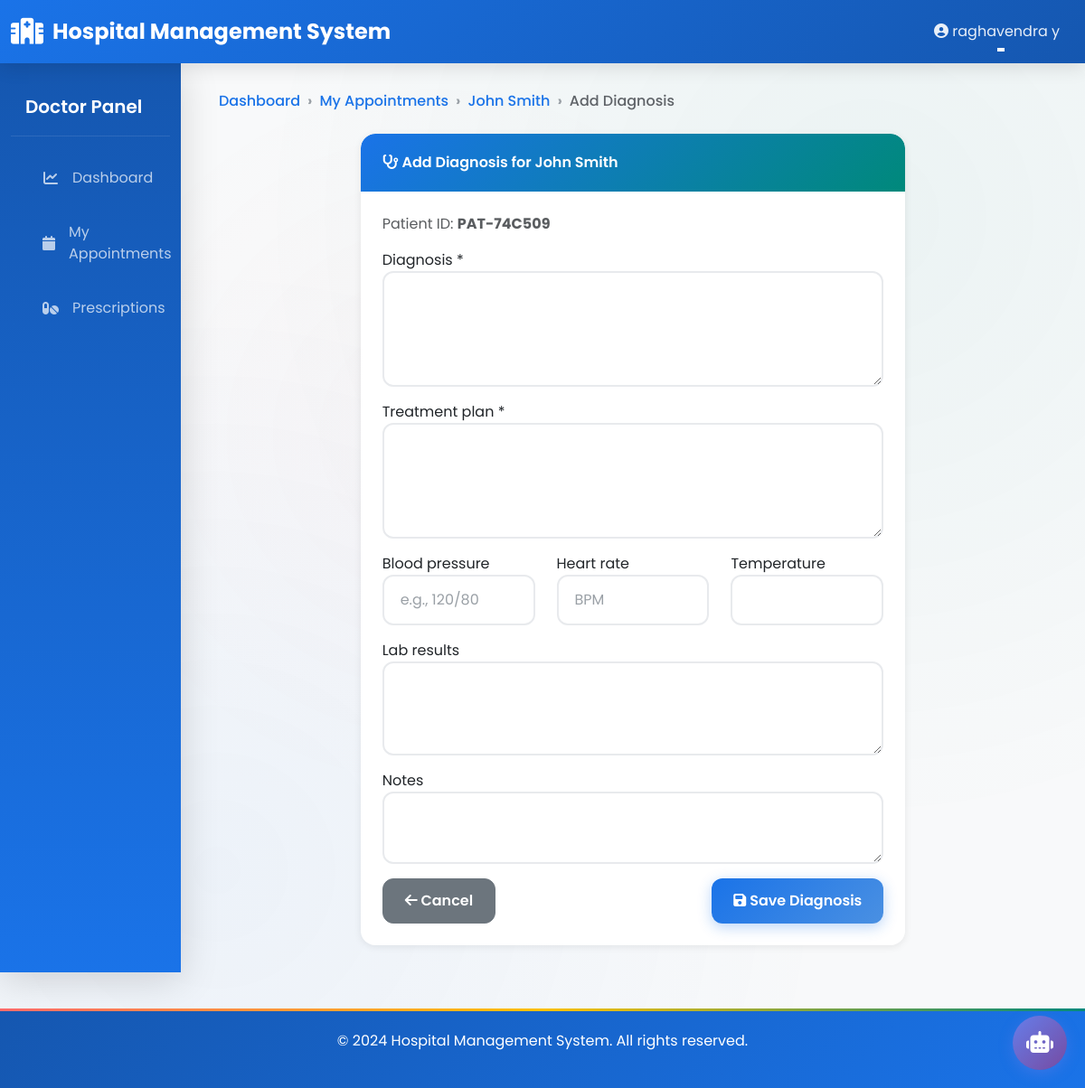
/doctors/patient/PAT-74C509/diagnosis/ (signed in), run on the app's committed database.
### accounts/models.py (models this page shows, shortened)
class CustomUser(AbstractUser):
    ROLE_CHOICES = (
        ('ADMIN', 'Administrator'),
        ('DOCTOR', 'Doctor'),
        ('NURSE', 'Nurse'),
        ('PHARMACIST', 'Pharmacist'),
        ('RECEPTIONIST', 'Receptionist'),
        ('PATIENT', 'Patient'),
    )
    role = models.CharField(max_length=20, choices=ROLE_CHOICES, default='PATIENT')
    phone = models.CharField(max_length=20, blank=True, null=True)
    address = models.TextField(blank=True, null=True)
    city = models.CharField(max_length=100, blank=True, null=True)
    state = models.CharField(max_length=100, blank=True, null=True)
    profile_picture = models.ImageField(upload_to='profile_pictures/', blank=True, null=True)
    created_at = models.DateTimeField(auto_now_add=True)
    updated_at = models.DateTimeField(auto_now=True)
    is_active_user = models.BooleanField(default=True)
    class Meta:
        ordering = ['-created_at']
        indexes = [
            models.Index(fields=['role']),
            models.Index(fields=['email']),
        ]

class Patient(models.Model):
    BLOOD_GROUP_CHOICES = (
        ('A+', 'A+'),
        ('A-', 'A-'),
        ('B+', 'B+'),
        ('B-', 'B-'),
        ('AB+', 'AB+'),
        ('AB-', 'AB-'),
        ('O+', 'O+'),
        ('O-', 'O-'),
    )
    GENDER_CHOICES = (
        ('M', 'Male'),
        ('F', 'Female'),
        ('O', 'Other'),
    )
    STATUS_CHOICES = (
        ('ADMITTED', 'Admitted'),
        ('DISCHARGED', 'Discharged'),
        ('OUTPATIENT', 'Outpatient'),
    )
    user = models.OneToOneField(CustomUser, on_delete=models.CASCADE, related_name='patient_profile')
    patient_id = models.CharField(max_length=50, unique=True)
    date_of_birth = models.DateField()
    gender = models.CharField(max_length=1, choices=GENDER_CHOICES)
    blood_group = models.CharField(max_length=5, choices=BLOOD_GROUP_CHOICES, blank=True, null=True)
    emergency_contact = models.CharField(max_length=20)
    emergency_contact_name = models.CharField(max_length=100)
    allergies = models.TextField(blank=True, null=True)
    medical_history = models.TextField(blank=True, null=True)
    assigned_doctor = models.ForeignKey(Doctor, on_delete=models.SET_NULL, null=True, blank=True,
                                        related_name='patients')
    assigned_nurse = models.ForeignKey(Nurse, on_delete=models.SET_NULL, null=True, blank=True,
                                       related_name='patients')
    admission_status = models.CharField(max_length=20, choices=STATUS_CHOICES, default='OUTPATIENT')
    admission_date = models.DateTimeField(null=True, blank=True)
    discharge_date = models.DateTimeField(null=True, blank=True)
    discharge_summary = models.TextField(blank=True, null=True)
    created_at = models.DateTimeField(auto_now_add=True)
    updated_at = models.DateTimeField(auto_now=True)
    class Meta:
        ordering = ['-created_at']
        indexes = [
            models.Index(fields=['patient_id']),
            models.Index(fields=['admission_status']),
        ]

### doctors/views.py (the view, shortened to what this page needs)
# urls.py: path('patient/<str:patient_id>/diagnosis/', views.DoctorAddDiagnosisView.as_view(), name='add_diagnosis'),
class DoctorAddDiagnosisView(LoginRequiredMixin, UserPassesTestMixin, CreateView):
    model = MedicalReport
    form_class = DiagnosisForm
    template_name = 'doctors/add_diagnosis.html'
    def test_func(self):
        if self.request.user.role != 'DOCTOR':
            return False
        try:
            return Doctor.objects.filter(user=self.request.user).exists()
        except:
            return False
    def get_context_data(self, **kwargs):
        context = super().get_context_data(**kwargs)
        patient_id = self.kwargs['patient_id']
        context['patient'] = get_object_or_404(Patient, patient_id=patient_id)
        return context

### doctors/forms.py
class DiagnosisForm(forms.ModelForm):
    class Meta:
        model = MedicalReport
        fields = ('diagnosis', 'treatment_plan', 'blood_pressure', 'heart_rate',
                 'temperature', 'lab_results', 'notes')
        widgets = {
            'diagnosis': forms.Textarea(attrs={'class': 'form-control', 'rows': 4}),
            'treatment_plan': forms.Textarea(attrs={'class': 'form-control', 'rows': 4}),
            'blood_pressure': forms.TextInput(attrs={'class': 'form-control', 'placeholder': 'e.g., 120/80'}),
            'heart_rate': forms.NumberInput(attrs={'class': 'form-control', 'placeholder': 'BPM'}),
            'temperature': forms.NumberInput(attrs={'class': 'form-control', 'step': '0.1'}),
            'lab_results': forms.Textarea(attrs={'class': 'form-control', 'rows': 3}),
            'notes': forms.Textarea(attrs={'class': 'form-control', 'rows': 2}),
        }

### templates/doctors/add_diagnosis.html (shortened to what this page needs)
{% extends "base.html" %}
{% block content %}
<nav aria-label="breadcrumb" class="mb-4">
    <ol class="breadcrumb">
        <li class="breadcrumb-item"><a href="{% url 'dashboard:doctor_dashboard' %}">Dashboard</a></li>
        <li class="breadcrumb-item"><a href="{% url 'doctors:view_appointments' %}">My Appointments</a></li>
        <li class="breadcrumb-item"><a href="{% url 'patients:patient_detail' patient.patient_id %}">{{ patient.user.get_full_name }}</a></li>
        <li class="breadcrumb-item active">Add Diagnosis</li>
    </ol>
</nav>
<div class="row">
    <div class="col-md-8 mx-auto">
        <div class="card">
            <div class="card-header">
                <i class="fas fa-stethoscope"></i> Add Diagnosis for {{ patient.user.get_full_name }}
            </div>
            <div class="card-body">
                <p class="text-muted">Patient ID: <strong>{{ patient.patient_id }}</strong></p>
                <form method="post">
                    <div class="form-group mb-3">
                        <label for="{{ form.diagnosis.id_for_label }}">{{ form.diagnosis.label }} *</label>
                        {{ form.diagnosis }}
                    </div>
                    <div class="form-group mb-3">
                        <label for="{{ form.treatment_plan.id_for_label }}">{{ form.treatment_plan.label }} *</label>
                        {{ form.treatment_plan }}
                    </div>
                    <div class="row mb-3">
                        <div class="col-md-4">
                            <div class="form-group">
                                <label for="{{ form.blood_pressure.id_for_label }}">{{ form.blood_pressure.label }}</label>
                                {{ form.blood_pressure }}
                            </div>
                        </div>
                        <div class="col-md-4">
                            <div class="form-group">
                                <label for="{{ form.heart_rate.id_for_label }}">{{ form.heart_rate.label }}</label>
                                {{ form.heart_rate }}
                            </div>
                        </div>
                        <div class="col-md-4">
                            <div class="form-group">
                                <label for="{{ form.temperature.id_for_label }}">{{ form.temperature.label }}</label>
                                {{ form.temperature }}
                            </div>
                        </div>
                    </div>
                    <div class="form-group mb-3">
                        <label for="{{ form.lab_results.id_for_label }}">{{ form.lab_results.label }}</label>
                        {{ form.lab_results }}
                    </div>
                    <div class="form-group mb-3">
                        <label for="{{ form.notes.id_for_label }}">{{ form.notes.label }}</label>
                        {{ form.notes }}
                    </div>
                    <div class="d-flex justify-content-between">
                        <a href="{% url 'patients:patient_detail' patient.patient_id %}" class="btn btn-secondary">
                            <i class="fas fa-arrow-left"></i> Cancel
                        </a>
                        <button type="submit" class="btn btn-primary">
                            <i class="fas fa-save"></i> Save Diagnosis
                        </button>
                    </div>
                </form>
            </div>
        </div>
    </div>
</div>
{% endblock %}

### templates/base.html (shortened to what this page needs)
{% load static %}
<!DOCTYPE html>
<html lang="en">
<head>
    <link href="https://cdn.jsdelivr.net/npm/bootstrap@5.3.0/dist/css/bootstrap.min.css" rel="stylesheet">
    <link rel="stylesheet" href="https://cdnjs.cloudflare.com/ajax/libs/font-awesome/6.4.0/css/all.min.css">
    <link rel="stylesheet" href="{% static 'css/custom.css' %}">
</head>
<body>
    <nav class="navbar navbar-expand-lg navbar-dark sticky-top">
        <div class="container-fluid">
            <a class="navbar-brand" href="{% url 'home' %}">
                <i class="fas fa-hospital"></i> Hospital Management System
            </a>
            <div class="collapse navbar-collapse" id="navbarNav">
                <ul class="navbar-nav ms-auto">
                    {% if user.is_authenticated %}
                    <li class="nav-item dropdown">
                        <a class="nav-link dropdown-toggle" href="#" id="userDropdown" role="button" data-bs-toggle="dropdown">
                            <i class="fas fa-user-circle"></i> {{ user.get_full_name|default:user.email }}
                        </a>
                    </li>
                    {% else %}
                    <li class="nav-item">
                        <a class="nav-link" href="{% url 'accounts:role_choice' %}">Login</a>
                    </li>
                    {% endif %}
                </ul>
            </div>
        </div>
    </nav>
    <div class="container-fluid">
        <div class="row">
            {% if user.is_authenticated %}
            <nav class="col-md-2 d-md-block bg-light sidebar">
                <div class="position-sticky pt-3">
                    {% if user.role == 'ADMIN' %}
                        <h5 class="px-3 text-white mb-3">Admin Panel</h5>
                        <ul class="nav flex-column">
                            <li class="nav-item">
                                <a class="nav-link" href="{% url 'dashboard:admin_dashboard' %}">
                                    <i class="fas fa-chart-line"></i> Dashboard
                                </a>
                            </li>
                            <li class="nav-item">
                                <a class="nav-link" href="{% url 'patients:patient_list' %}">
                                    <i class="fas fa-users"></i> Manage Patients
                                </a>
                            </li>
                            <li class="nav-item">
                                <a class="nav-link" href="{% url 'doctors:doctor_list' %}">
                                    <i class="fas fa-user-md"></i> Manage Doctors
                                </a>
                            </li>
                            <li class="nav-item">
                                <a class="nav-link" href="{% url 'nurses:nurse_list' %}">
                                    <i class="fas fa-user-nurse"></i> Manage Nurses
                                </a>
                            </li>
                            <li class="nav-item">
                                <a class="nav-link" href="{% url 'reports:medical_report_list' %}">
                                    <i class="fas fa-file-medical"></i> Medical Reports
                                </a>
                            </li>
                            <li class="nav-item">
                                <a class="nav-link" href="{% url 'billing:billing_list' %}">
                                    <i class="fas fa-file-invoice-dollar"></i> Billing
                                </a>
                            </li>
                            <li class="nav-item">
                                <a class="nav-link" href="{% url 'billing:financial_reports' %}">
                                    <i class="fas fa-chart-line"></i> Financial Reports
                                </a>
                            </li>
                            <li class="nav-item">
                                <a class="nav-link" href="{% url 'billing:insurance_claim_list' %}">
                                    <i class="fas fa-file-contract"></i> Insurance Claims
                                </a>
                            </li>
                            <li class="nav-item">
                                <a class="nav-link" href="{% url 'billing:installment_plan_list' %}">
                                    <i class="fas fa-calendar-check"></i> Installments
                                </a>
                            </li>
                        </ul>
                    {% elif user.role == 'DOCTOR' %}
                        <h5 class="px-3 text-white mb-3">Doctor Panel</h5>
                        <ul class="nav flex-column">
                            <li class="nav-item">
                                <a class="nav-link" href="{% url 'dashboard:doctor_dashboard' %}">
                                    <i class="fas fa-chart-line"></i> Dashboard
                                </a>
                            </li>
                            <li class="nav-item">
                                <a class="nav-link" href="{% url 'doctors:view_appointments' %}">
                                    <i class="fas fa-calendar"></i> My Appointments
                                </a>
                            </li>
                            <li class="nav-item">
                                <a class="nav-link" href="{% url 'reports:prescription_list' %}">
                                    <i class="fas fa-pills"></i> Prescriptions
                                </a>
                            </li>
                        </ul>
                    {% endif %}
                </div>
            </nav>
            {% endif %}
            <main class="col-md-{% if user.is_authenticated %}10{% else %}12{% endif %}">
                <div class="main-content">
                    {% block content %}{% endblock %}
                </div>
            </main>
        </div>
    </div>
    <footer class="footer">
        <p>&copy; 2024 Hospital Management System. All rights reserved.</p>
    </footer>
    {% if user.is_authenticated %}
    <div id="chat-widget">
        <button id="chat-toggle-btn" class="chat-toggle-btn" onclick="toggleChat()">
            <i class="fas fa-robot"></i>
        </button>
    </div>
    {% endif %}
</body>
</html>

### templates/base.html (style rules this page uses)
#chat-widget { position: fixed; bottom: 20px; right: 20px; z-index: 1000; }
.chat-toggle-btn { width: 60px; height: 60px; border-radius: 50%; background: linear-gradient(135deg, #667eea 0%, #764ba2 100%); border: none; color: white; font-size: 24px; cursor: pointer; box-shadow: 0 4px 15px rgba(102, 126, 234, 0.4); transition: transform 0.3s; }

### data on the page
CustomUser: get_full_name "raghavendra y"
Patient: user.get_full_name "John Smith", patient_id "PAT-74C509"
